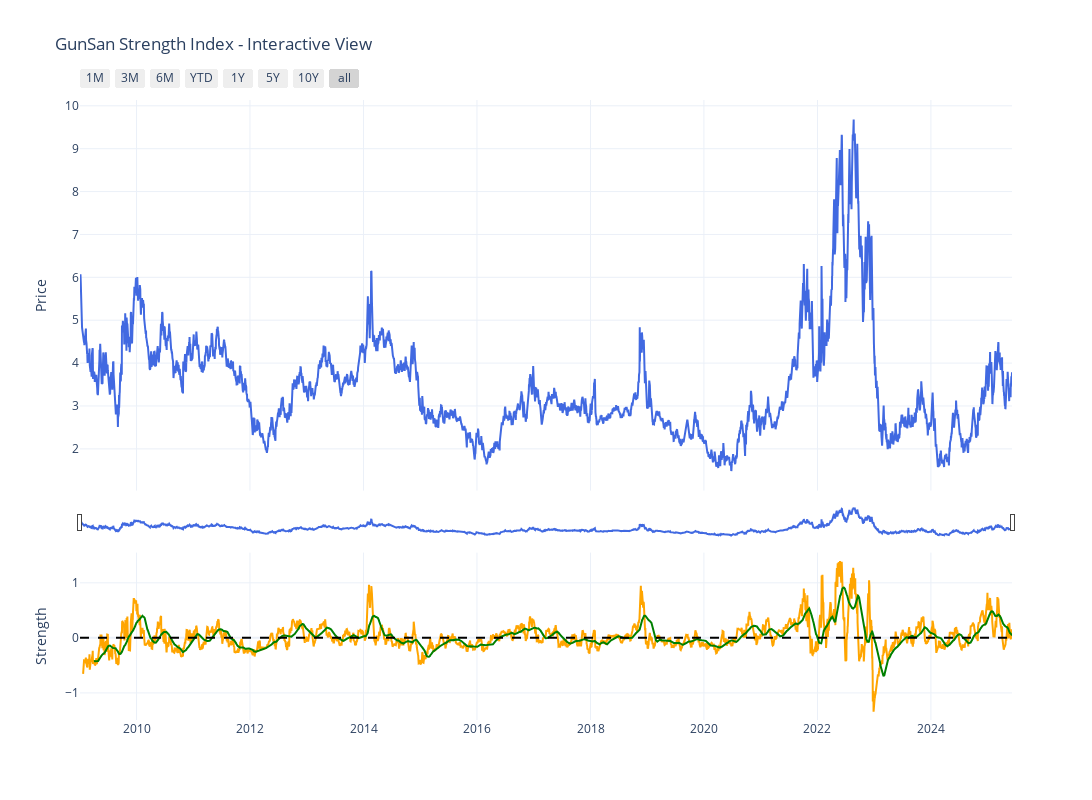

The cell this chart's notebook holds for it:
### Code cell
# Plot the result
plot_gunsan_strength(result)

### Figure 1 — Plotly figure (JSON) as saved in the notebook; plotly's stock layout.template omitted (floating-point values rounded to 4 significant figures; data arrays with more than 128 entries replaced by an {"elided": "..."} marker saying what was removed)
{"data": [{"line": {"color": "royalblue"}, "mode": "lines", "name": "Close Price", "type": "scatter", "x": {"elided": "4133 str values"}, "xaxis": "x", "y": {"elided": "4133 float values"}, "yaxis": "y"}, {"line": {"color": "orange"}, "mode": "lines", "name": "Technical Strength", "type": "scatter", "x": {"elided": "4133 str values"}, "xaxis": "x2", "y": {"elided": "4133 float values"}, "yaxis": "y2"}, {"line": {"color": "green"}, "mode": "lines", "name": "Signal Line", "type": "scatter", "x": {"elided": "4133 str values"}, "xaxis": "x2", "y": {"elided": "4133 float values"}, "yaxis": "y2"}, {"line": {"color": "black", "dash": "dash"}, "mode": "lines", "name": "Zero Line", "showlegend": false, "type": "scatter", "x": {"elided": "4133 str values"}, "xaxis": "x2", "y": {"elided": "4133 int values"}, "yaxis": "y2"}], "layout": {"height": 800, "hovermode": "x unified", "hoversubplots": "axis", "legend": {"orientation": "h", "x": 0.5, "xanchor": "center", "y": -0.3, "yanchor": "bottom"}, "showlegend": false, "title": {"text": "GunSan Strength Index - Interactive View"}, "width": 1600, "xaxis": {"anchor": "y", "domain": [0, 1], "matches": "x2", "rangeselector": {"buttons": [{"count": 1, "label": "1M", "step": "month", "stepmode": "backward"}, {"count": 3, "label": "3M", "step": "month", "stepmode": "backward"}, {"count": 6, "label": "6M", "step": "month", "stepmode": "backward"}, {"count": 1, "label": "YTD", "step": "year", "stepmode": "todate"}, {"count": 1, "label": "1Y", "step": "year", "stepmode": "backward"}, {"count": 5, "label": "5Y", "step": "year", "stepmode": "backward"}, {"count": 10, "label": "10Y", "step": "year", "stepmode": "backward"}, {"step": "all"}]}, "rangeslider": {"thickness": 0.05, "visible": true}, "showticklabels": false, "type": "date"}, "xaxis2": {"anchor": "y2", "domain": [0, 1], "matches": "x", "type": "date"}, "yaxis": {"anchor": "x", "domain": [0.37, 1], "title": {"text": "Price"}}, "yaxis2": {"anchor": "x2", "domain": [0, 0.27], "title": {"text": "Strength"}}}}
